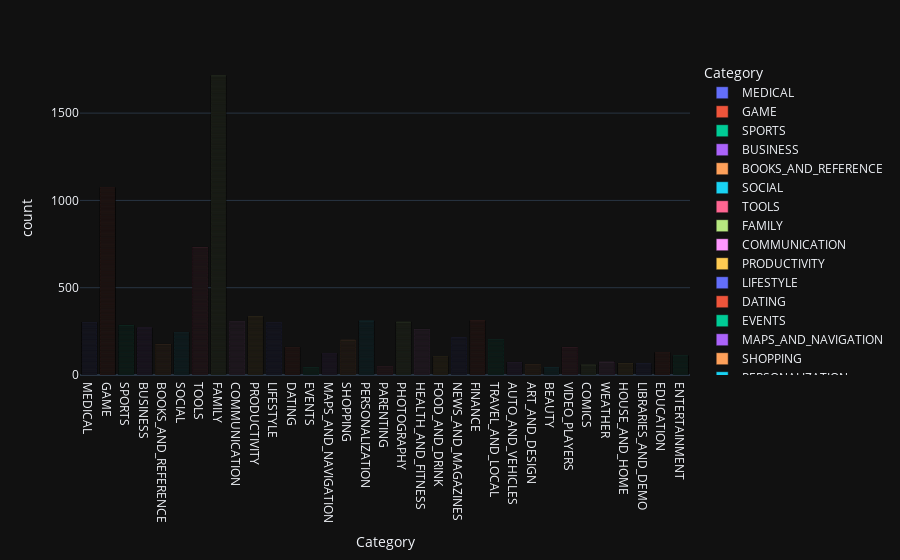

Notebook cell for this chart:
### Markdown cell above
# Plotly Bar Charts & Scatter Plots: Analysing App Categories

### Code cell
fig = px.bar(df_apps_clean2, x='Category', color='Category')
fig.show()

### Figure 1 — Plotly figure (JSON) as saved in the notebook; plotly's stock layout.template omitted (floating-point values rounded to 4 significant figures; data arrays with more than 128 entries replaced by an {"elided": "..."} marker saying what was removed)
{"data": [{"alignmentgroup": "True", "hovertemplate": "Category=%{x}<br>count=%{y}<extra></extra>", "legendgroup": "MEDICAL", "marker": {"color": "#636efa", "pattern": {"shape": ""}}, "name": "MEDICAL", "offsetgroup": "MEDICAL", "orientation": "v", "showlegend": true, "textposition": "auto", "type": "bar", "x": {"elided": "302 str values"}, "xaxis": "x", "y": {"elided": "302 int values"}, "yaxis": "y"}, {"alignmentgroup": "True", "hovertemplate": "Category=%{x}<br>count=%{y}<extra></extra>", "legendgroup": "GAME", "marker": {"color": "#EF553B", "pattern": {"shape": ""}}, "name": "GAME", "offsetgroup": "GAME", "orientation": "v", "showlegend": true, "textposition": "auto", "type": "bar", "x": {"elided": "1074 str values"}, "xaxis": "x", "y": {"elided": "1074 int values"}, "yaxis": "y"}, {"alignmentgroup": "True", "hovertemplate": "Category=%{x}<br>count=%{y}<extra></extra>", "legendgroup": "SPORTS", "marker": {"color": "#00cc96", "pattern": {"shape": ""}}, "name": "SPORTS", "offsetgroup": "SPORTS", "orientation": "v", "showlegend": true, "textposition": "auto", "type": "bar", "x": {"elided": "286 str values"}, "xaxis": "x", "y": {"elided": "286 int values"}, "yaxis": "y"}, {"alignmentgroup": "True", "hovertemplate": "Category=%{x}<br>count=%{y}<extra></extra>", "legendgroup": "BUSINESS", "marker": {"color": "#ab63fa", "pattern": {"shape": ""}}, "name": "BUSINESS", "offsetgroup": "BUSINESS", "orientation": "v", "showlegend": true, "textposition": "auto", "type": "bar", "x": {"elided": "270 str values"}, "xaxis": "x", "y": {"elided": "270 int values"}, "yaxis": "y"}, {"alignmentgroup": "True", "hovertemplate": "Category=%{x}<br>count=%{y}<extra></extra>", "legendgroup": "BOOKS_AND_REFERENCE", "marker": {"color": "#FFA15A", "pattern": {"shape": ""}}, "name": "BOOKS_AND_REFERENCE", "offsetgroup": "BOOKS_AND_REFERENCE", "orientation": "v", "showlegend": true, "textposition": "auto", "type": "bar", "x": {"elided": "177 str values"}, "xaxis": "x", "y": {"elided": "177 int values"}, "yaxis": "y"}, {"alignmentgroup": "True", "hovertemplate": "Category=%{x}<br>count=%{y}<extra></extra>", "legendgroup": "SOCIAL", "marker": {"color": "#19d3f3", "pattern": {"shape": ""}}, "name": "SOCIAL", "offsetgroup": "SOCIAL", "orientation": "v", "showlegend": true, "textposition": "auto", "type": "bar", "x": {"elided": "244 str values"}, "xaxis": "x", "y": {"elided": "244 int values"}, "yaxis": "y"}, {"alignmentgroup": "True", "hovertemplate": "Category=%{x}<br>count=%{y}<extra></extra>", "legendgroup": "TOOLS", "marker": {"color": "#FF6692", "pattern": {"shape": ""}}, "name": "TOOLS", "offsetgroup": "TOOLS", "orientation": "v", "showlegend": true, "textposition": "auto", "type": "bar", "x": {"elided": "733 str values"}, "xaxis": "x", "y": {"elided": "733 int values"}, "yaxis": "y"}, {"alignmentgroup": "True", "hovertemplate": "Category=%{x}<br>count=%{y}<extra></extra>", "legendgroup": "FAMILY", "marker": {"color": "#B6E880", "pattern": {"shape": ""}}, "name": "FAMILY", "offsetgroup": "FAMILY", "orientation": "v", "showlegend": true, "textposition": "auto", "type": "bar", "x": {"elided": "1714 str values"}, "xaxis": "x", "y": {"elided": "1714 int values"}, "yaxis": "y"}, {"alignmentgroup": "True", "hovertemplate": "Category=%{x}<br>count=%{y}<extra></extra>", "legendgroup": "COMMUNICATION", "marker": {"color": "#FF97FF", "pattern": {"shape": ""}}, "name": "COMMUNICATION", "offsetgroup": "COMMUNICATION", "orientation": "v", "showlegend": true, "textposition": "auto", "type": "bar", "x": {"elided": "307 str values"}, "xaxis": "x", "y": {"elided": "307 int values"}, "yaxis": "y"}, {"alignmentgroup": "True", "hovertemplate": "Category=%{x}<br>count=%{y}<extra></extra>", "legendgroup": "PRODUCTIVITY", "marker": {"color": "#FECB52", "pattern": {"shape": ""}}, "name": "PRODUCTIVITY", "offsetgroup": "PRODUCTIVITY", "orientation": "v", "showlegend": true, "textposition": "auto", "type": "bar", "x": {"elided": "334 str values"}, "xaxis": "x", "y": {"elided": "334 int values"}, "yaxis": "y"}, {"alignmentgroup": "True", "hovertemplate": "Category=%{x}<br>count=%{y}<extra></extra>", "legendgroup": "LIFESTYLE", "marker": {"color": "#636efa", "pattern": {"shape": ""}}, "name": "LIFESTYLE", "offsetgroup": "LIFESTYLE", "orientation": "v", "showlegend": true, "textposition": "auto", "type": "bar", "x": {"elided": "301 str values"}, "xaxis": "x", "y": {"elided": "301 int values"}, "yaxis": "y"}, {"alignmentgroup": "True", "hovertemplate": "Category=%{x}<br>count=%{y}<extra></extra>", "legendgroup": "DATING", "marker": {"color": "#EF553B", "pattern": {"shape": ""}}, "name": "DATING", "offsetgroup": "DATING", "orientation": "v", "showlegend": true, "textposition": "auto", "type": "bar", "x": {"elided": "159 str values"}, "xaxis": "x", "y": {"elided": "159 int values"}, "yaxis": "y"}, {"alignmentgroup": "True", "hovertemplate": "Category=%{x}<br>count=%{y}<extra></extra>", "legendgroup": "EVENTS", "marker": {"color": "#00cc96", "pattern": {"shape": ""}}, "name": "EVENTS", "offsetgroup": "EVENTS", "orientation": "v", "showlegend": true, "textposition": "auto", "type": "bar", "x": ["EVENTS", "EVENTS", "EVENTS", "EVENTS", "EVENTS", "EVENTS", "EVENTS", "EVENTS", "EVENTS", "EVENTS", "EVENTS", "EVENTS", "EVENTS", "EVENTS", "EVENTS", "EVENTS", "EVENTS", "EVENTS", "EVENTS", "EVENTS", "EVENTS", "EVENTS", "EVENTS", "EVENTS", "EVENTS", "EVENTS", "EVENTS", "EVENTS", "EVENTS", "EVENTS", "EVENTS", "EVENTS", "EVENTS", "EVENTS", "EVENTS", "EVENTS", "EVENTS", "EVENTS", "EVENTS", "EVENTS", "EVENTS", "EVENTS", "EVENTS", "EVENTS", "EVENTS"], "xaxis": "x", "y": [1, 1, 1, 1, 1, 1, 1, 1, 1, 1, 1, 1, 1, 1, 1, 1, 1, 1, 1, 1, 1, 1, 1, 1, 1, 1, 1, 1, 1, 1, 1, 1, 1, 1, 1, 1, 1, 1, 1, 1, 1, 1, 1, 1, 1], "yaxis": "y"}, {"alignmentgroup": "True", "hovertemplate": "Category=%{x}<br>count=%{y}<extra></extra>", "legendgroup": "MAPS_AND_NAVIGATION", "marker": {"color": "#ab63fa", "pattern": {"shape": ""}}, "name": "MAPS_AND_NAVIGATION", "offsetgroup": "MAPS_AND_NAVIGATION", "orientation": "v", "showlegend": true, "textposition": "auto", "type": "bar", "x": ["MAPS_AND_NAVIGATION", "MAPS_AND_NAVIGATION", "MAPS_AND_NAVIGATION", "MAPS_AND_NAVIGATION", "MAPS_AND_NAVIGATION", "MAPS_AND_NAVIGATION", "MAPS_AND_NAVIGATION", "MAPS_AND_NAVIGATION", "MAPS_AND_NAVIGATION", "MAPS_AND_NAVIGATION", "MAPS_AND_NAVIGATION", "MAPS_AND_NAVIGATION", "MAPS_AND_NAVIGATION", "MAPS_AND_NAVIGATION", "MAPS_AND_NAVIGATION", "MAPS_AND_NAVIGATION", "MAPS_AND_NAVIGATION", "MAPS_AND_NAVIGATION", "MAPS_AND_NAVIGATION", "MAPS_AND_NAVIGATION", "MAPS_AND_NAVIGATION", "MAPS_AND_NAVIGATION", "MAPS_AND_NAVIGATION", "MAPS_AND_NAVIGATION", "MAPS_AND_NAVIGATION", "MAPS_AND_NAVIGATION", "MAPS_AND_NAVIGATION", "MAPS_AND_NAVIGATION", "MAPS_AND_NAVIGATION", "MAPS_AND_NAVIGATION", "MAPS_AND_NAVIGATION", "MAPS_AND_NAVIGATION", "MAPS_AND_NAVIGATION", "MAPS_AND_NAVIGATION", "MAPS_AND_NAVIGATION", "MAPS_AND_NAVIGATION", "MAPS_AND_NAVIGATION", "MAPS_AND_NAVIGATION", "MAPS_AND_NAVIGATION", "MAPS_AND_NAVIGATION", "MAPS_AND_NAVIGATION", "MAPS_AND_NAVIGATION", "MAPS_AND_NAVIGATION", "MAPS_AND_NAVIGATION", "MAPS_AND_NAVIGATION", "MAPS_AND_NAVIGATION", "MAPS_AND_NAVIGATION", "MAPS_AND_NAVIGATION", "MAPS_AND_NAVIGATION", "MAPS_AND_NAVIGATION", "MAPS_AND_NAVIGATION", "MAPS_AND_NAVIGATION", "MAPS_AND_NAVIGATION", "MAPS_AND_NAVIGATION", "MAPS_AND_NAVIGATION", "MAPS_AND_NAVIGATION", "MAPS_AND_NAVIGATION", "MAPS_AND_NAVIGATION", "MAPS_AND_NAVIGATION", "MAPS_AND_NAVIGATION", "MAPS_AND_NAVIGATION", "MAPS_AND_NAVIGATION", "MAPS_AND_NAVIGATION", "MAPS_AND_NAVIGATION", "MAPS_AND_NAVIGATION", "MAPS_AND_NAVIGATION", "MAPS_AND_NAVIGATION", "MAPS_AND_NAVIGATION", "MAPS_AND_NAVIGATION", "MAPS_AND_NAVIGATION", "MAPS_AND_NAVIGATION", "MAPS_AND_NAVIGATION", "MAPS_AND_NAVIGATION", "MAPS_AND_NAVIGATION", "MAPS_AND_NAVIGATION", "MAPS_AND_NAVIGATION", "MAPS_AND_NAVIGATION", "MAPS_AND_NAVIGATION", "MAPS_AND_NAVIGATION", "MAPS_AND_NAVIGATION", "MAPS_AND_NAVIGATION", "MAPS_AND_NAVIGATION", "MAPS_AND_NAVIGATION", "MAPS_AND_NAVIGATION", "MAPS_AND_NAVIGATION", "MAPS_AND_NAVIGATION", "MAPS_AND_NAVIGATION", "MAPS_AND_NAVIGATION", "MAPS_AND_NAVIGATION", "MAPS_AND_NAVIGATION", "MAPS_AND_NAVIGATION", "MAPS_AND_NAVIGATION", "MAPS_AND_NAVIGATION", "MAPS_AND_NAVIGATION", "MAPS_AND_NAVIGATION", "MAPS_AND_NAVIGATION", "MAPS_AND_NAVIGATION", "MAPS_AND_NAVIGATION", "MAPS_AND_NAVIGATION", "MAPS_AND_NAVIGATION", "MAPS_AND_NAVIGATION", "MAPS_AND_NAVIGATION", "MAPS_AND_NAVIGATION", "MAPS_AND_NAVIGATION", "MAPS_AND_NAVIGATION", "MAPS_AND_NAVIGATION", "MAPS_AND_NAVIGATION", "MAPS_AND_NAVIGATION", "MAPS_AND_NAVIGATION", "MAPS_AND_NAVIGATION", "MAPS_AND_NAVIGATION", "MAPS_AND_NAVIGATION", "MAPS_AND_NAVIGATION", "MAPS_AND_NAVIGATION", "MAPS_AND_NAVIGATION", "MAPS_AND_NAVIGATION", "MAPS_AND_NAVIGATION", "MAPS_AND_NAVIGATION", "MAPS_AND_NAVIGATION", "MAPS_AND_NAVIGATION", "MAPS_AND_NAVIGATION", "MAPS_AND_NAVIGATION", "MAPS_AND_NAVIGATION", "MAPS_AND_NAVIGATION"], "xaxis": "x", "y": [1, 1, 1, 1, 1, 1, 1, 1, 1, 1, 1, 1, 1, 1, 1, 1, 1, 1, 1, 1, 1, 1, 1, 1, 1, 1, 1, 1, 1, 1, 1, 1, 1, 1, 1, 1, 1, 1, 1, 1, 1, 1, 1, 1, 1, 1, 1, 1, 1, 1, 1, 1, 1, 1, 1, 1, 1, 1, 1, 1, 1, 1, 1, 1, 1, 1, 1, 1, 1, 1, 1, 1, 1, 1, 1, 1, 1, 1, 1, 1, 1, 1, 1, 1, 1, 1, 1, 1, 1, 1, 1, 1, 1, 1, 1, 1, 1, 1, 1, 1, 1, 1, 1, 1, 1, 1, 1, 1, 1, 1, 1, 1, 1, 1, 1, 1, 1, 1, 1, 1, 1, 1, 1, 1], "yaxis": "y"}, {"alignmentgroup": "True", "hovertemplate": "Category=%{x}<br>count=%{y}<extra></extra>", "legendgroup": "SHOPPING", "marker": {"color": "#FFA15A", "pattern": {"shape": ""}}, "name": "SHOPPING", "offsetgroup": "SHOPPING", "orientation": "v", "showlegend": true, "textposition": "auto", "type": "bar", "x": {"elided": "201 str values"}, "xaxis": "x", "y": {"elided": "201 int values"}, "yaxis": "y"}, {"alignmentgroup": "True", "hovertemplate": "Category=%{x}<br>count=%{y}<extra></extra>", "legendgroup": "PERSONALIZATION", "marker": {"color": "#19d3f3", "pattern": {"shape": ""}}, "name": "PERSONALIZATION", "offsetgroup": "PERSONALIZATION", "orientation": "v", "showlegend": true, "textposition": "auto", "type": "bar", "x": {"elided": "310 str values"}, "xaxis": "x", "y": {"elided": "310 int values"}, "yaxis": "y"}, {"alignmentgroup": "True", "hovertemplate": "Category=%{x}<br>count=%{y}<extra></extra>", "legendgroup": "PARENTING", "marker": {"color": "#FF6692", "pattern": {"shape": ""}}, "name": "PARENTING", "offsetgroup": "PARENTING", "orientation": "v", "showlegend": true, "textposition": "auto", "type": "bar", "x": ["PARENTING", "PARENTING", "PARENTING", "PARENTING", "PARENTING", "PARENTING", "PARENTING", "PARENTING", "PARENTING", "PARENTING", "PARENTING", "PARENTING", "PARENTING", "PARENTING", "PARENTING", "PARENTING", "PARENTING", "PARENTING", "PARENTING", "PARENTING", "PARENTING", "PARENTING", "PARENTING", "PARENTING", "PARENTING", "PARENTING", "PARENTING", "PARENTING", "PARENTING", "PARENTING", "PARENTING", "PARENTING", "PARENTING", "PARENTING", "PARENTING", "PARENTING", "PARENTING", "PARENTING", "PARENTING", "PARENTING", "PARENTING", "PARENTING", "PARENTING", "PARENTING", "PARENTING", "PARENTING", "PARENTING", "PARENTING", "PARENTING", "PARENTING"], "xaxis": "x", "y": [1, 1, 1, 1, 1, 1, 1, 1, 1, 1, 1, 1, 1, 1, 1, 1, 1, 1, 1, 1, 1, 1, 1, 1, 1, 1, 1, 1, 1, 1, 1, 1, 1, 1, 1, 1, 1, 1, 1, 1, 1, 1, 1, 1, 1, 1, 1, 1, 1, 1], "yaxis": "y"}, {"alignmentgroup": "True", "hovertemplate": "Category=%{x}<br>count=%{y}<extra></extra>", "legendgroup": "PHOTOGRAPHY", "marker": {"color": "#B6E880", "pattern": {"shape": ""}}, "name": "PHOTOGRAPHY", "offsetgroup": "PHOTOGRAPHY", "orientation": "v", "showlegend": true, "textposition": "auto", "type": "bar", "x": {"elided": "304 str values"}, "xaxis": "x", "y": {"elided": "304 int values"}, "yaxis": "y"}, {"alignmentgroup": "True", "hovertemplate": "Category=%{x}<br>count=%{y}<extra></extra>", "legendgroup": "HEALTH_AND_FITNESS", "marker": {"color": "#FF97FF", "pattern": {"shape": ""}}, "name": "HEALTH_AND_FITNESS", "offsetgroup": "HEALTH_AND_FITNESS", "orientation": "v", "showlegend": true, "textposition": "auto", "type": "bar", "x": {"elided": "262 str values"}, "xaxis": "x", "y": {"elided": "262 int values"}, "yaxis": "y"}, {"alignmentgroup": "True", "hovertemplate": "Category=%{x}<br>count=%{y}<extra></extra>", "legendgroup": "FOOD_AND_DRINK", "marker": {"color": "#FECB52", "pattern": {"shape": ""}}, "name": "FOOD_AND_DRINK", "offsetgroup": "FOOD_AND_DRINK", "orientation": "v", "showlegend": true, "textposition": "auto", "type": "bar", "x": ["FOOD_AND_DRINK", "FOOD_AND_DRINK", "FOOD_AND_DRINK", "FOOD_AND_DRINK", "FOOD_AND_DRINK", "FOOD_AND_DRINK", "FOOD_AND_DRINK", "FOOD_AND_DRINK", "FOOD_AND_DRINK", "FOOD_AND_DRINK", "FOOD_AND_DRINK", "FOOD_AND_DRINK", "FOOD_AND_DRINK", "FOOD_AND_DRINK", "FOOD_AND_DRINK", "FOOD_AND_DRINK", "FOOD_AND_DRINK", "FOOD_AND_DRINK", "FOOD_AND_DRINK", "FOOD_AND_DRINK", "FOOD_AND_DRINK", "FOOD_AND_DRINK", "FOOD_AND_DRINK", "FOOD_AND_DRINK", "FOOD_AND_DRINK", "FOOD_AND_DRINK", "FOOD_AND_DRINK", "FOOD_AND_DRINK", "FOOD_AND_DRINK", "FOOD_AND_DRINK", "FOOD_AND_DRINK", "FOOD_AND_DRINK", "FOOD_AND_DRINK", "FOOD_AND_DRINK", "FOOD_AND_DRINK", "FOOD_AND_DRINK", "FOOD_AND_DRINK", "FOOD_AND_DRINK", "FOOD_AND_DRINK", "FOOD_AND_DRINK", "FOOD_AND_DRINK", "FOOD_AND_DRINK", "FOOD_AND_DRINK", "FOOD_AND_DRINK", "FOOD_AND_DRINK", "FOOD_AND_DRINK", "FOOD_AND_DRINK", "FOOD_AND_DRINK", "FOOD_AND_DRINK", "FOOD_AND_DRINK", "FOOD_AND_DRINK", "FOOD_AND_DRINK", "FOOD_AND_DRINK", "FOOD_AND_DRINK", "FOOD_AND_DRINK", "FOOD_AND_DRINK", "FOOD_AND_DRINK", "FOOD_AND_DRINK", "FOOD_AND_DRINK", "FOOD_AND_DRINK", "FOOD_AND_DRINK", "FOOD_AND_DRINK", "FOOD_AND_DRINK", "FOOD_AND_DRINK", "FOOD_AND_DRINK", "FOOD_AND_DRINK", "FOOD_AND_DRINK", "FOOD_AND_DRINK", "FOOD_AND_DRINK", "FOOD_AND_DRINK", "FOOD_AND_DRINK", "FOOD_AND_DRINK", "FOOD_AND_DRINK", "FOOD_AND_DRINK", "FOOD_AND_DRINK", "FOOD_AND_DRINK", "FOOD_AND_DRINK", "FOOD_AND_DRINK", "FOOD_AND_DRINK", "FOOD_AND_DRINK", "FOOD_AND_DRINK", "FOOD_AND_DRINK", "FOOD_AND_DRINK", "FOOD_AND_DRINK", "FOOD_AND_DRINK", "FOOD_AND_DRINK", "FOOD_AND_DRINK", "FOOD_AND_DRINK", "FOOD_AND_DRINK", "FOOD_AND_DRINK", "FOOD_AND_DRINK", "FOOD_AND_DRINK", "FOOD_AND_DRINK", "FOOD_AND_DRINK", "FOOD_AND_DRINK", "FOOD_AND_DRINK", "FOOD_AND_DRINK", "FOOD_AND_DRINK", "FOOD_AND_DRINK", "FOOD_AND_DRINK", "FOOD_AND_DRINK", "FOOD_AND_DRINK", "FOOD_AND_DRINK", "FOOD_AND_DRINK", "FOOD_AND_DRINK", "FOOD_AND_DRINK"], "xaxis": "x", "y": [1, 1, 1, 1, 1, 1, 1, 1, 1, 1, 1, 1, 1, 1, 1, 1, 1, 1, 1, 1, 1, 1, 1, 1, 1, 1, 1, 1, 1, 1, 1, 1, 1, 1, 1, 1, 1, 1, 1, 1, 1, 1, 1, 1, 1, 1, 1, 1, 1, 1, 1, 1, 1, 1, 1, 1, 1, 1, 1, 1, 1, 1, 1, 1, 1, 1, 1, 1, 1, 1, 1, 1, 1, 1, 1, 1, 1, 1, 1, 1, 1, 1, 1, 1, 1, 1, 1, 1, 1, 1, 1, 1, 1, 1, 1, 1, 1, 1, 1, 1, 1, 1, 1, 1, 1, 1], "yaxis": "y"}, {"alignmentgroup": "True", "hovertemplate": "Category=%{x}<br>count=%{y}<extra></extra>", "legendgroup": "NEWS_AND_MAGAZINES", "marker": {"color": "#636efa", "pattern": {"shape": ""}}, "name": "NEWS_AND_MAGAZINES", "offsetgroup": "NEWS_AND_MAGAZINES", "orientation": "v", "showlegend": true, "textposition": "auto", "type": "bar", "x": {"elided": "214 str values"}, "xaxis": "x", "y": {"elided": "214 int values"}, "yaxis": "y"}, {"alignmentgroup": "True", "hovertemplate": "Category=%{x}<br>count=%{y}<extra></extra>", "legendgroup": "FINANCE", "marker": {"color": "#EF553B", "pattern": {"shape": ""}}, "name": "FINANCE", "offsetgroup": "FINANCE", "orientation": "v", "showlegend": true, "textposition": "auto", "type": "bar", "x": {"elided": "311 str values"}, "xaxis": "x", "y": {"elided": "311 int values"}, "yaxis": "y"}, {"alignmentgroup": "True", "hovertemplate": "Category=%{x}<br>count=%{y}<extra></extra>", "legendgroup": "TRAVEL_AND_LOCAL", "marker": {"color": "#00cc96", "pattern": {"shape": ""}}, "name": "TRAVEL_AND_LOCAL", "offsetgroup": "TRAVEL_AND_LOCAL", "orientation": "v", "showlegend": true, "textposition": "auto", "type": "bar", "x": {"elided": "205 str values"}, "xaxis": "x", "y": {"elided": "205 int values"}, "yaxis": "y"}, {"alignmentgroup": "True", "hovertemplate": "Category=%{x}<br>count=%{y}<extra></extra>", "legendgroup": "AUTO_AND_VEHICLES", "marker": {"color": "#ab63fa", "pattern": {"shape": ""}}, "name": "AUTO_AND_VEHICLES", "offsetgroup": "AUTO_AND_VEHICLES", "orientation": "v", "showlegend": true, "textposition": "auto", "type": "bar", "x": ["AUTO_AND_VEHICLES", "AUTO_AND_VEHICLES", "AUTO_AND_VEHICLES", "AUTO_AND_VEHICLES", "AUTO_AND_VEHICLES", "AUTO_AND_VEHICLES", "AUTO_AND_VEHICLES", "AUTO_AND_VEHICLES", "AUTO_AND_VEHICLES", "AUTO_AND_VEHICLES", "AUTO_AND_VEHICLES", "AUTO_AND_VEHICLES", "AUTO_AND_VEHICLES", "AUTO_AND_VEHICLES", "AUTO_AND_VEHICLES", "AUTO_AND_VEHICLES", "AUTO_AND_VEHICLES", "AUTO_AND_VEHICLES", "AUTO_AND_VEHICLES", "AUTO_AND_VEHICLES", "AUTO_AND_VEHICLES", "AUTO_AND_VEHICLES", "AUTO_AND_VEHICLES", "AUTO_AND_VEHICLES", "AUTO_AND_VEHICLES", "AUTO_AND_VEHICLES", "AUTO_AND_VEHICLES", "AUTO_AND_VEHICLES", "AUTO_AND_VEHICLES", "AUTO_AND_VEHICLES", "AUTO_AND_VEHICLES", "AUTO_AND_VEHICLES", "AUTO_AND_VEHICLES", "AUTO_AND_VEHICLES", "AUTO_AND_VEHICLES", "AUTO_AND_VEHICLES", "AUTO_AND_VEHICLES", "AUTO_AND_VEHICLES", "AUTO_AND_VEHICLES", "AUTO_AND_VEHICLES", "AUTO_AND_VEHICLES", "AUTO_AND_VEHICLES", "AUTO_AND_VEHICLES", "AUTO_AND_VEHICLES", "AUTO_AND_VEHICLES", "AUTO_AND_VEHICLES", "AUTO_AND_VEHICLES", "AUTO_AND_VEHICLES", "AUTO_AND_VEHICLES", "AUTO_AND_VEHICLES", "AUTO_AND_VEHICLES", "AUTO_AND_VEHICLES", "AUTO_AND_VEHICLES", "AUTO_AND_VEHICLES", "AUTO_AND_VEHICLES", "AUTO_AND_VEHICLES", "AUTO_AND_VEHICLES", "AUTO_AND_VEHICLES", "AUTO_AND_VEHICLES", "AUTO_AND_VEHICLES", "AUTO_AND_VEHICLES", "AUTO_AND_VEHICLES", "AUTO_AND_VEHICLES", "AUTO_AND_VEHICLES", "AUTO_AND_VEHICLES", "AUTO_AND_VEHICLES", "AUTO_AND_VEHICLES", "AUTO_AND_VEHICLES", "AUTO_AND_VEHICLES", "AUTO_AND_VEHICLES", "AUTO_AND_VEHICLES", "AUTO_AND_VEHICLES", "AUTO_AND_VEHICLES"], "xaxis": "x", "y": [1, 1, 1, 1, 1, 1, 1, 1, 1, 1, 1, 1, 1, 1, 1, 1, 1, 1, 1, 1, 1, 1, 1, 1, 1, 1, 1, 1, 1, 1, 1, 1, 1, 1, 1, 1, 1, 1, 1, 1, 1, 1, 1, 1, 1, 1, 1, 1, 1, 1, 1, 1, 1, 1, 1, 1, 1, 1, 1, 1, 1, 1, 1, 1, 1, 1, 1, 1, 1, 1, 1, 1, 1], "yaxis": "y"}, {"alignmentgroup": "True", "hovertemplate": "Category=%{x}<br>count=%{y}<extra></extra>", "legendgroup": "ART_AND_DESIGN", "marker": {"color": "#FFA15A", "pattern": {"shape": ""}}, "name": "ART_AND_DESIGN", "offsetgroup": "ART_AND_DESIGN", "orientation": "v", "showlegend": true, "textposition": "auto", "type": "bar", "x": ["ART_AND_DESIGN", "ART_AND_DESIGN", "ART_AND_DESIGN", "ART_AND_DESIGN", "ART_AND_DESIGN", "ART_AND_DESIGN", "ART_AND_DESIGN", "ART_AND_DESIGN", "ART_AND_DESIGN", "ART_AND_DESIGN", "ART_AND_DESIGN", "ART_AND_DESIGN", "ART_AND_DESIGN", "ART_AND_DESIGN", "ART_AND_DESIGN", "ART_AND_DESIGN", "ART_AND_DESIGN", "ART_AND_DESIGN", "ART_AND_DESIGN", "ART_AND_DESIGN", "ART_AND_DESIGN", "ART_AND_DESIGN", "ART_AND_DESIGN", "ART_AND_DESIGN", "ART_AND_DESIGN", "ART_AND_DESIGN", "ART_AND_DESIGN", "ART_AND_DESIGN", "ART_AND_DESIGN", "ART_AND_DESIGN", "ART_AND_DESIGN", "ART_AND_DESIGN", "ART_AND_DESIGN", "ART_AND_DESIGN", "ART_AND_DESIGN", "ART_AND_DESIGN", "ART_AND_DESIGN", "ART_AND_DESIGN", "ART_AND_DESIGN", "ART_AND_DESIGN", "ART_AND_DESIGN", "ART_AND_DESIGN", "ART_AND_DESIGN", "ART_AND_DESIGN", "ART_AND_DESIGN", "ART_AND_DESIGN", "ART_AND_DESIGN", "ART_AND_DESIGN", "ART_AND_DESIGN", "ART_AND_DESIGN", "ART_AND_DESIGN", "ART_AND_DESIGN", "ART_AND_DESIGN", "ART_AND_DESIGN", "ART_AND_DESIGN", "ART_AND_DESIGN", "ART_AND_DESIGN", "ART_AND_DESIGN", "ART_AND_DESIGN", "ART_AND_DESIGN", "ART_AND_DESIGN", "ART_AND_DESIGN"], "xaxis": "x", "y": [1, 1, 1, 1, 1, 1, 1, 1, 1, 1, 1, 1, 1, 1, 1, 1, 1, 1, 1, 1, 1, 1, 1, 1, 1, 1, 1, 1, 1, 1, 1, 1, 1, 1, 1, 1, 1, 1, 1, 1, 1, 1, 1, 1, 1, 1, 1, 1, 1, 1, 1, 1, 1, 1, 1, 1, 1, 1, 1, 1, 1, 1], "yaxis": "y"}, {"alignmentgroup": "True", "hovertemplate": "Category=%{x}<br>count=%{y}<extra></extra>", "legendgroup": "BEAUTY", "marker": {"color": "#19d3f3", "pattern": {"shape": ""}}, "name": "BEAUTY", "offsetgroup": "BEAUTY", "orientation": "v", "showlegend": true, "textposition": "auto", "type": "bar", "x": ["BEAUTY", "BEAUTY", "BEAUTY", "BEAUTY", "BEAUTY", "BEAUTY", "BEAUTY", "BEAUTY", "BEAUTY", "BEAUTY", "BEAUTY", "BEAUTY", "BEAUTY", "BEAUTY", "BEAUTY", "BEAUTY", "BEAUTY", "BEAUTY", "BEAUTY", "BEAUTY", "BEAUTY", "BEAUTY", "BEAUTY", "BEAUTY", "BEAUTY", "BEAUTY", "BEAUTY", "BEAUTY", "BEAUTY", "BEAUTY", "BEAUTY", "BEAUTY", "BEAUTY", "BEAUTY", "BEAUTY", "BEAUTY", "BEAUTY", "BEAUTY", "BEAUTY", "BEAUTY", "BEAUTY", "BEAUTY"], "xaxis": "x", "y": [1, 1, 1, 1, 1, 1, 1, 1, 1, 1, 1, 1, 1, 1, 1, 1, 1, 1, 1, 1, 1, 1, 1, 1, 1, 1, 1, 1, 1, 1, 1, 1, 1, 1, 1, 1, 1, 1, 1, 1, 1, 1], "yaxis": "y"}, {"alignmentgroup": "True", "hovertemplate": "Category=%{x}<br>count=%{y}<extra></extra>", "legendgroup": "VIDEO_PLAYERS", "marker": {"color": "#FF6692", "pattern": {"shape": ""}}, "name": "VIDEO_PLAYERS", "offsetgroup": "VIDEO_PLAYERS", "orientation": "v", "showlegend": true, "textposition": "auto", "type": "bar", "x": {"elided": "160 str values"}, "xaxis": "x", "y": {"elided": "160 int values"}, "yaxis": "y"}, {"alignmentgroup": "True", "hovertemplate": "Category=%{x}<br>count=%{y}<extra></extra>", "legendgroup": "COMICS", "marker": {"color": "#B6E880", "pattern": {"shape": ""}}, "name": "COMICS", "offsetgroup": "COMICS", "orientation": "v", "showlegend": true, "textposition": "auto", "type": "bar", "x": ["COMICS", "COMICS", "COMICS", "COMICS", "COMICS", "COMICS", "COMICS", "COMICS", "COMICS", "COMICS", "COMICS", "COMICS", "COMICS", "COMICS", "COMICS", "COMICS", "COMICS", "COMICS", "COMICS", "COMICS", "COMICS", "COMICS", "COMICS", "COMICS", "COMICS", "COMICS", "COMICS", "COMICS", "COMICS", "COMICS", "COMICS", "COMICS", "COMICS", "COMICS", "COMICS", "COMICS", "COMICS", "COMICS", "COMICS", "COMICS", "COMICS", "COMICS", "COMICS", "COMICS", "COMICS", "COMICS", "COMICS", "COMICS", "COMICS", "COMICS", "COMICS", "COMICS", "COMICS", "COMICS", "COMICS", "COMICS", "COMICS", "COMICS"], "xaxis": "x", "y": [1, 1, 1, 1, 1, 1, 1, 1, 1, 1, 1, 1, 1, 1, 1, 1, 1, 1, 1, 1, 1, 1, 1, 1, 1, 1, 1, 1, 1, 1, 1, 1, 1, 1, 1, 1, 1, 1, 1, 1, 1, 1, 1, 1, 1, 1, 1, 1, 1, 1, 1, 1, 1, 1, 1, 1, 1, 1], "yaxis": "y"}, {"alignmentgroup": "True", "hovertemplate": "Category=%{x}<br>count=%{y}<extra></extra>", "legendgroup": "WEATHER", "marker": {"color": "#FF97FF", "pattern": {"shape": ""}}, "name": "WEATHER", "offsetgroup": "WEATHER", "orientation": "v", "showlegend": true, "textposition": "auto", "type": "bar", "x": ["WEATHER", "WEATHER", "WEATHER", "WEATHER", "WEATHER", "WEATHER", "WEATHER", "WEATHER", "WEATHER", "WEATHER", "WEATHER", "WEATHER", "WEATHER", "WEATHER", "WEATHER", "WEATHER", "WEATHER", "WEATHER", "WEATHER", "WEATHER", "WEATHER", "WEATHER", "WEATHER", "WEATHER", "WEATHER", "WEATHER", "WEATHER", "WEATHER", "WEATHER", "WEATHER", "WEATHER", "WEATHER", "WEATHER", "WEATHER", "WEATHER", "WEATHER", "WEATHER", "WEATHER", "WEATHER", "WEATHER", "WEATHER", "WEATHER", "WEATHER", "WEATHER", "WEATHER", "WEATHER", "WEATHER", "WEATHER", "WEATHER", "WEATHER", "WEATHER", "WEATHER", "WEATHER", "WEATHER", "WEATHER", "WEATHER", "WEATHER", "WEATHER", "WEATHER", "WEATHER", "WEATHER", "WEATHER", "WEATHER", "WEATHER", "WEATHER", "WEATHER", "WEATHER", "WEATHER", "WEATHER", "WEATHER", "WEATHER", "WEATHER", "WEATHER", "WEATHER", "WEATHER"], "xaxis": "x", "y": [1, 1, 1, 1, 1, 1, 1, 1, 1, 1, 1, 1, 1, 1, 1, 1, 1, 1, 1, 1, 1, 1, 1, 1, 1, 1, 1, 1, 1, 1, 1, 1, 1, 1, 1, 1, 1, 1, 1, 1, 1, 1, 1, 1, 1, 1, 1, 1, 1, 1, 1, 1, 1, 1, 1, 1, 1, 1, 1, 1, 1, 1, 1, 1, 1, 1, 1, 1, 1, 1, 1, 1, 1, 1, 1], "yaxis": "y"}, {"alignmentgroup": "True", "hovertemplate": "Category=%{x}<br>count=%{y}<extra></extra>", "legendgroup": "HOUSE_AND_HOME", "marker": {"color": "#FECB52", "pattern": {"shape": ""}}, "name": "HOUSE_AND_HOME", "offsetgroup": "HOUSE_AND_HOME", "orientation": "v", "showlegend": true, "textposition": "auto", "type": "bar", "x": ["HOUSE_AND_HOME", "HOUSE_AND_HOME", "HOUSE_AND_HOME", "HOUSE_AND_HOME", "HOUSE_AND_HOME", "HOUSE_AND_HOME", "HOUSE_AND_HOME", "HOUSE_AND_HOME", "HOUSE_AND_HOME", "HOUSE_AND_HOME", "HOUSE_AND_HOME", "HOUSE_AND_HOME", "HOUSE_AND_HOME", "HOUSE_AND_HOME", "HOUSE_AND_HOME", "HOUSE_AND_HOME", "HOUSE_AND_HOME", "HOUSE_AND_HOME", "HOUSE_AND_HOME", "HOUSE_AND_HOME", "HOUSE_AND_HOME", "HOUSE_AND_HOME", "HOUSE_AND_HOME", "HOUSE_AND_HOME", "HOUSE_AND_HOME", "HOUSE_AND_HOME", "HOUSE_AND_HOME", "HOUSE_AND_HOME", "HOUSE_AND_HOME", "HOUSE_AND_HOME", "HOUSE_AND_HOME", "HOUSE_AND_HOME", "HOUSE_AND_HOME", "HOUSE_AND_HOME", "HOUSE_AND_HOME", "HOUSE_AND_HOME", "HOUSE_AND_HOME", "HOUSE_AND_HOME", "HOUSE_AND_HOME", "HOUSE_AND_HOME", "HOUSE_AND_HOME", "HOUSE_AND_HOME", "HOUSE_AND_HOME", "HOUSE_AND_HOME", "HOUSE_AND_HOME", "HOUSE_AND_HOME", "HOUSE_AND_HOME", "HOUSE_AND_HOME", "HOUSE_AND_HOME", "HOUSE_AND_HOME", "HOUSE_AND_HOME", "HOUSE_AND_HOME", "HOUSE_AND_HOME", "HOUSE_AND_HOME", "HOUSE_AND_HOME", "HOUSE_AND_HOME", "HOUSE_AND_HOME", "HOUSE_AND_HOME", "HOUSE_AND_HOME", "HOUSE_AND_HOME", "HOUSE_AND_HOME", "HOUSE_AND_HOME", "HOUSE_AND_HOME", "HOUSE_AND_HOME", "HOUSE_AND_HOME", "HOUSE_AND_HOME", "HOUSE_AND_HOME", "HOUSE_AND_HOME"], "xaxis": "x", "y": [1, 1, 1, 1, 1, 1, 1, 1, 1, 1, 1, 1, 1, 1, 1, 1, 1, 1, 1, 1, 1, 1, 1, 1, 1, 1, 1, 1, 1, 1, 1, 1, 1, 1, 1, 1, 1, 1, 1, 1, 1, 1, 1, 1, 1, 1, 1, 1, 1, 1, 1, 1, 1, 1, 1, 1, 1, 1, 1, 1, 1, 1, 1, 1, 1, 1, 1, 1], "yaxis": "y"}, {"alignmentgroup": "True", "hovertemplate": "Category=%{x}<br>count=%{y}<extra></extra>", "legendgroup": "LIBRARIES_AND_DEMO", "marker": {"color": "#636efa", "pattern": {"shape": ""}}, "name": "LIBRARIES_AND_DEMO", "offsetgroup": "LIBRARIES_AND_DEMO", "orientation": "v", "showlegend": true, "textposition": "auto", "type": "bar", "x": ["LIBRARIES_AND_DEMO", "LIBRARIES_AND_DEMO", "LIBRARIES_AND_DEMO", "LIBRARIES_AND_DEMO", "LIBRARIES_AND_DEMO", "LIBRARIES_AND_DEMO", "LIBRARIES_AND_DEMO", "LIBRARIES_AND_DEMO", "LIBRARIES_AND_DEMO", "LIBRARIES_AND_DEMO", "LIBRARIES_AND_DEMO", "LIBRARIES_AND_DEMO", "LIBRARIES_AND_DEMO", "LIBRARIES_AND_DEMO", "LIBRARIES_AND_DEMO", "LIBRARIES_AND_DEMO", "LIBRARIES_AND_DEMO", "LIBRARIES_AND_DEMO", "LIBRARIES_AND_DEMO", "LIBRARIES_AND_DEMO", "LIBRARIES_AND_DEMO", "LIBRARIES_AND_DEMO", "LIBRARIES_AND_DEMO", "LIBRARIES_AND_DEMO", "LIBRARIES_AND_DEMO", "LIBRARIES_AND_DEMO", "LIBRARIES_AND_DEMO", "LIBRARIES_AND_DEMO", "LIBRARIES_AND_DEMO", "LIBRARIES_AND_DEMO", "LIBRARIES_AND_DEMO", "LIBRARIES_AND_DEMO", "LIBRARIES_AND_DEMO", "LIBRARIES_AND_DEMO", "LIBRARIES_AND_DEMO", "LIBRARIES_AND_DEMO", "LIBRARIES_AND_DEMO", "LIBRARIES_AND_DEMO", "LIBRARIES_AND_DEMO", "LIBRARIES_AND_DEMO", "LIBRARIES_AND_DEMO", "LIBRARIES_AND_DEMO", "LIBRARIES_AND_DEMO", "LIBRARIES_AND_DEMO", "LIBRARIES_AND_DEMO", "LIBRARIES_AND_DEMO", "LIBRARIES_AND_DEMO", "LIBRARIES_AND_DEMO", "LIBRARIES_AND_DEMO", "LIBRARIES_AND_DEMO", "LIBRARIES_AND_DEMO", "LIBRARIES_AND_DEMO", "LIBRARIES_AND_DEMO", "LIBRARIES_AND_DEMO", "LIBRARIES_AND_DEMO", "LIBRARIES_AND_DEMO", "LIBRARIES_AND_DEMO", "LIBRARIES_AND_DEMO", "LIBRARIES_AND_DEMO", "LIBRARIES_AND_DEMO", "LIBRARIES_AND_DEMO", "LIBRARIES_AND_DEMO", "LIBRARIES_AND_DEMO", "LIBRARIES_AND_DEMO", "LIBRARIES_AND_DEMO"], "xaxis": "x", "y": [1, 1, 1, 1, 1, 1, 1, 1, 1, 1, 1, 1, 1, 1, 1, 1, 1, 1, 1, 1, 1, 1, 1, 1, 1, 1, 1, 1, 1, 1, 1, 1, 1, 1, 1, 1, 1, 1, 1, 1, 1, 1, 1, 1, 1, 1, 1, 1, 1, 1, 1, 1, 1, 1, 1, 1, 1, 1, 1, 1, 1, 1, 1, 1, 1], "yaxis": "y"}, {"alignmentgroup": "True", "hovertemplate": "Category=%{x}<br>count=%{y}<extra></extra>", "legendgroup": "EDUCATION", "marker": {"color": "#EF553B", "pattern": {"shape": ""}}, "name": "EDUCATION", "offsetgroup": "EDUCATION", "orientation": "v", "showlegend": true, "textposition": "auto", "type": "bar", "x": {"elided": "129 str values"}, "xaxis": "x", "y": {"elided": "129 int values"}, "yaxis": "y"}, {"alignmentgroup": "True", "hovertemplate": "Category=%{x}<br>count=%{y}<extra></extra>", "legendgroup": "ENTERTAINMENT", "marker": {"color": "#00cc96", "pattern": {"shape": ""}}, "name": "ENTERTAINMENT", "offsetgroup": "ENTERTAINMENT", "orientation": "v", "showlegend": true, "textposition": "auto", "type": "bar", "x": ["ENTERTAINMENT", "ENTERTAINMENT", "ENTERTAINMENT", "ENTERTAINMENT", "ENTERTAINMENT", "ENTERTAINMENT", "ENTERTAINMENT", "ENTERTAINMENT", "ENTERTAINMENT", "ENTERTAINMENT", "ENTERTAINMENT", "ENTERTAINMENT", "ENTERTAINMENT", "ENTERTAINMENT", "ENTERTAINMENT", "ENTERTAINMENT", "ENTERTAINMENT", "ENTERTAINMENT", "ENTERTAINMENT", "ENTERTAINMENT", "ENTERTAINMENT", "ENTERTAINMENT", "ENTERTAINMENT", "ENTERTAINMENT", "ENTERTAINMENT", "ENTERTAINMENT", "ENTERTAINMENT", "ENTERTAINMENT", "ENTERTAINMENT", "ENTERTAINMENT", "ENTERTAINMENT", "ENTERTAINMENT", "ENTERTAINMENT", "ENTERTAINMENT", "ENTERTAINMENT", "ENTERTAINMENT", "ENTERTAINMENT", "ENTERTAINMENT", "ENTERTAINMENT", "ENTERTAINMENT", "ENTERTAINMENT", "ENTERTAINMENT", "ENTERTAINMENT", "ENTERTAINMENT", "ENTERTAINMENT", "ENTERTAINMENT", "ENTERTAINMENT", "ENTERTAINMENT", "ENTERTAINMENT", "ENTERTAINMENT", "ENTERTAINMENT", "ENTERTAINMENT", "ENTERTAINMENT", "ENTERTAINMENT", "ENTERTAINMENT", "ENTERTAINMENT", "ENTERTAINMENT", "ENTERTAINMENT", "ENTERTAINMENT", "ENTERTAINMENT", "ENTERTAINMENT", "ENTERTAINMENT", "ENTERTAINMENT", "ENTERTAINMENT", "ENTERTAINMENT", "ENTERTAINMENT", "ENTERTAINMENT", "ENTERTAINMENT", "ENTERTAINMENT", "ENTERTAINMENT", "ENTERTAINMENT", "ENTERTAINMENT", "ENTERTAINMENT", "ENTERTAINMENT", "ENTERTAINMENT", "ENTERTAINMENT", "ENTERTAINMENT", "ENTERTAINMENT", "ENTERTAINMENT", "ENTERTAINMENT", "ENTERTAINMENT", "ENTERTAINMENT", "ENTERTAINMENT", "ENTERTAINMENT", "ENTERTAINMENT", "ENTERTAINMENT", "ENTERTAINMENT", "ENTERTAINMENT", "ENTERTAINMENT", "ENTERTAINMENT", "ENTERTAINMENT", "ENTERTAINMENT", "ENTERTAINMENT", "ENTERTAINMENT", "ENTERTAINMENT", "ENTERTAINMENT", "ENTERTAINMENT", "ENTERTAINMENT", "ENTERTAINMENT", "ENTERTAINMENT", "ENTERTAINMENT", "ENTERTAINMENT", "ENTERTAINMENT", "ENTERTAINMENT", "ENTERTAINMENT", "ENTERTAINMENT", "ENTERTAINMENT", "ENTERTAINMENT", "ENTERTAINMENT", "ENTERTAINMENT", "ENTERTAINMENT"], "xaxis": "x", "y": [1, 1, 1, 1, 1, 1, 1, 1, 1, 1, 1, 1, 1, 1, 1, 1, 1, 1, 1, 1, 1, 1, 1, 1, 1, 1, 1, 1, 1, 1, 1, 1, 1, 1, 1, 1, 1, 1, 1, 1, 1, 1, 1, 1, 1, 1, 1, 1, 1, 1, 1, 1, 1, 1, 1, 1, 1, 1, 1, 1, 1, 1, 1, 1, 1, 1, 1, 1, 1, 1, 1, 1, 1, 1, 1, 1, 1, 1, 1, 1, 1, 1, 1, 1, 1, 1, 1, 1, 1, 1, 1, 1, 1, 1, 1, 1, 1, 1, 1, 1, 1, 1, 1, 1, 1, 1, 1, 1, 1, 1, 1], "yaxis": "y"}], "layout": {"barmode": "relative", "legend": {"title": {"text": "Category"}, "tracegroupgap": 0}, "margin": {"t": 60}, "xaxis": {"anchor": "y", "categoryarray": ["MEDICAL", "GAME", "SPORTS", "BUSINESS", "BOOKS_AND_REFERENCE", "SOCIAL", "TOOLS", "FAMILY", "COMMUNICATION", "PRODUCTIVITY", "LIFESTYLE", "DATING", "EVENTS", "MAPS_AND_NAVIGATION", "SHOPPING", "PERSONALIZATION", "PARENTING", "PHOTOGRAPHY", "HEALTH_AND_FITNESS", "FOOD_AND_DRINK", "NEWS_AND_MAGAZINES", "FINANCE", "TRAVEL_AND_LOCAL", "AUTO_AND_VEHICLES", "ART_AND_DESIGN", "BEAUTY", "VIDEO_PLAYERS", "COMICS", "WEATHER", "HOUSE_AND_HOME", "LIBRARIES_AND_DEMO", "EDUCATION", "ENTERTAINMENT"], "categoryorder": "array", "domain": [0, 1], "title": {"text": "Category"}}, "yaxis": {"anchor": "x", "domain": [0, 1], "title": {"text": "count"}}}}
